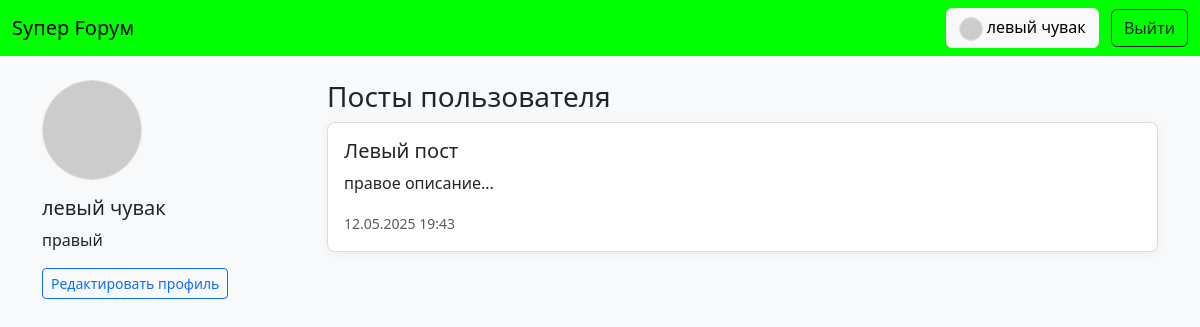
The app's page /profile/2 (signed in) with its own data.
### app.py (models this page shows)
class User(UserMixin, db.Model):
    id = db.Column(db.Integer, primary_key=True)
    username = db.Column(db.String(80), unique=True, nullable=False)
    password = db.Column(db.String(120), nullable=False)
    avatar = db.Column(db.String(255))
    description = db.Column(db.Text)
    posts = db.relationship('Post', backref='author', lazy=True)
    comments = db.relationship('Comment', backref='author', lazy=True)

class Post(db.Model):
    id = db.Column(db.Integer, primary_key=True)
    title = db.Column(db.String(200), nullable=False)
    content = db.Column(db.Text, nullable=False)
    date = db.Column(db.DateTime, default=datetime.utcnow)
    user_id = db.Column(db.Integer, db.ForeignKey('user.id'), nullable=False)

### app.py (the view)
@app.route('/profile/<int:user_id>')
def profile(user_id):
    user = User.query.get_or_404(user_id)
    posts = Post.query.filter_by(user_id=user_id).order_by(Post.date.desc()).all()
    return render_template('profile.html', user=user, posts=posts)

### app.py (called while the page is built)
@login_manager.user_loader
def load_user(user_id):
    return User.query.get(int(user_id))

### templates/profile.html (shortened to what this page needs)
{% extends "base.html" %}
{% block content %}
<div class="row">
    <div class="col-md-3">
        <img src="{{ user.avatar }}" alt="avatar" width="100" class="rounded-circle mb-3">
        <h5>{{ user.username }}</h5>
        <p>{{ user.description or 'Нет описания' }}</p>
        {% if current_user.is_authenticated and current_user.id == user.id %}
            <a href="{{ url_for('edit_profile') }}" class="btn btn-outline-primary btn-sm">Редактировать профиль</a>
        {% endif %}
    </div>
    <div class="col-md-9">
        <h3>Посты пользователя</h3>
        {% for post in posts %}
        <div class="card mb-3">
            <div class="card-body">
                <h5 class="card-title"><a href="{{ url_for('view_post', post_id=post.id) }}">{{ post.title }}</a></h5>
                <p class="card-text">{{ post.content[:150] }}...</p>
                <small class="text-muted">{{ post.date.strftime('%d.%m.%Y %H:%M') }}</small>
            </div>
        </div>
        {% endfor %}
    </div>
</div>
{% endblock %}

### templates/base.html (shortened to what this page needs)
<!DOCTYPE html>
<html lang="ru">
<head>
    <link href="https://cdn.jsdelivr.net/npm/bootstrap@5.3.0/dist/css/bootstrap.min.css" rel="stylesheet">
    <link rel="stylesheet" href="{{ url_for('static', filename='style.css') }}">
</head>
<body>
<nav class="navbar navbar-expand-lg navbar-dark">
    <div class="container-fluid">
        <a class="navbar-brand" href="{{ url_for('index') }}">Sупер Fорум</a>
        <div class="ms-auto">
            {% if current_user.is_authenticated %}
                <a href="{{ url_for('profile', user_id=current_user.id) }}" class="btn btn-light me-2">
                    <img src="{{ current_user.avatar }}" alt="avatar" width="24" class="rounded-circle"> {{ current_user.username }}
                </a>
                <a href="{{ url_for('logout') }}" class="btn btn-outline-dark">Выйти</a>
            {% else %}
                <a href="{{ url_for('login') }}" class="btn btn-outline-dark">Войти</a>
                <a href="{{ url_for('register') }}" class="btn btn-dark">Зарегистрироваться</a>
            {% endif %}
        </div>
    </div>
</nav>
<div class="container my-4">
    {% block content %}{% endblock %}
</div>
</body>
</html>

### static/style.css (style rules this page uses)
body { background-color: #f8f9fa; font-family: 'Segoe UI', Tahoma, Geneva, Verdana, sans-serif; }
.navbar { background-color: lime !important; }
.navbar-brand { color: black !important; }
.card { border: 1px solid #ddd; border-radius: 8px; box-shadow: 0 2px 8px rgba(0, 0, 0, 0.05); transition: box-shadow 0.3s ease; margin-bottom: 2rem; }
.card-title a { color: #212529; text-decoration: none; }
.rounded-circle { object-fit: cover; border: 1px solid #ddd; }

### records on screen
User: username "левый чувак", description "правый"
Post: title "Левый пост", content "правое описание", date "12.05.2025 19:43"
